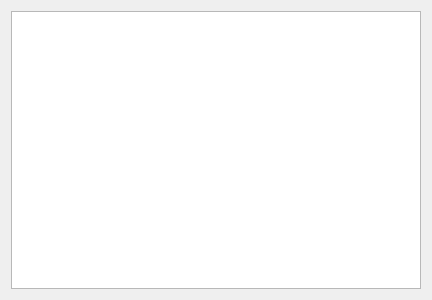
<?xml version="1.0" encoding="UTF-8"?>
<ui version="4.0">
 <class>Terminal</class>
 <widget class="QWidget" name="Terminal">
  <property name="enabled">
   <bool>true</bool>
  </property>
  <property name="geometry">
   <rect>
    <x>0</x>
    <y>0</y>
    <width>432</width>
    <height>300</height>
   </rect>
  </property>
  <property name="sizePolicy">
   <sizepolicy hsizetype="Expanding" vsizetype="Expanding">
    <horstretch>0</horstretch>
    <verstretch>0</verstretch>
   </sizepolicy>
  </property>
  <property name="windowTitle">
   <string>Form</string>
  </property>
  <layout class="QVBoxLayout" name="verticalLayout">
   <item>
    <widget class="TerminalEdit" name="plainTextEdit">
     <property name="font">
      <font>
       <family>Consolas</family>
       <pointsize>14</pointsize>
      </font>
     </property>
    </widget>
   </item>
  </layout>
 </widget>
 <customwidgets>
  <customwidget>
   <class>TerminalEdit</class>
   <extends>QPlainTextEdit</extends>
   <header>terminaledit.h</header>
  </customwidget>
 </customwidgets>
 <resources/>
 <connections/>
</ui>
